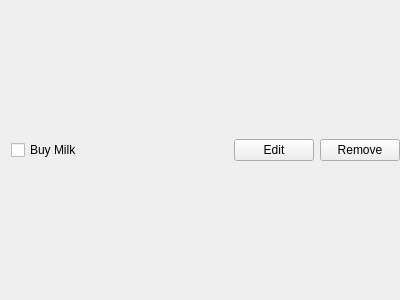
<?xml version="1.0" encoding="UTF-8"?>
<ui version="4.0">
 <class>Task</class>
 <widget class="QWidget" name="Task">
  <property name="geometry">
   <rect>
    <x>0</x>
    <y>0</y>
    <width>400</width>
    <height>300</height>
   </rect>
  </property>
  <property name="windowTitle">
   <string>Form</string>
  </property>
  <layout class="QHBoxLayout" name="horizontalLayout">
   <property name="rightMargin">
    <number>0</number>
   </property>
   <item>
    <widget class="QCheckBox" name="checkBox">
     <property name="text">
      <string>Buy Milk</string>
     </property>
    </widget>
   </item>
   <item>
    <spacer name="horizontalSpacer">
     <property name="orientation">
      <enum>Qt::Horizontal</enum>
     </property>
     <property name="sizeHint" stdset="0">
      <size>
       <width>40</width>
       <height>20</height>
      </size>
     </property>
    </spacer>
   </item>
   <item>
    <widget class="QPushButton" name="editButton">
     <property name="text">
      <string>Edit</string>
     </property>
    </widget>
   </item>
   <item>
    <widget class="QPushButton" name="removeButton">
     <property name="text">
      <string>Remove</string>
     </property>
    </widget>
   </item>
  </layout>
 </widget>
 <resources/>
 <connections/>
</ui>
